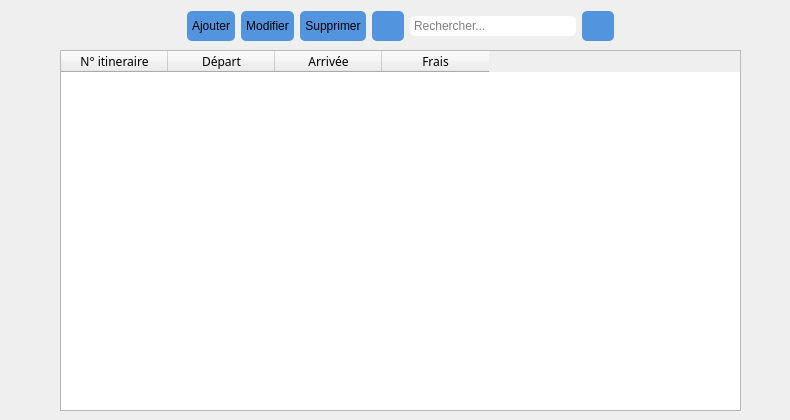
       <widget class="QWidget" name="page_2">
        <widget class="QWidget" name="layoutWidget_3">
         <property name="geometry">
          <rect>
           <x>20</x>
           <y>10</y>
           <width>761</width>
           <height>32</height>
          </rect>
         </property>
         <layout class="QHBoxLayout" name="horizontalLayout_6">
          <item>
           <spacer name="horizontalSpacer_5">
            <property name="orientation">
             <enum>Qt::Horizontal</enum>
            </property>
            <property name="sizeHint" stdset="0">
             <size>
              <width>40</width>
              <height>20</height>
             </size>
            </property>
           </spacer>
          </item>
          <item>
           <widget class="QPushButton" name="Ajoutpalce_2">
            <property name="minimumSize">
             <size>
              <width>40</width>
              <height>30</height>
             </size>
            </property>
            <property name="styleSheet">
             <string notr="true">color: rgb(0, 0, 0);
font: 10pt &quot;Century Gothic&quot;;
background-color: rgb(82, 148, 222);
border-radius: 5px;
padding: 0 5%;</string>
            </property>
            <property name="text">
             <string>Ajouter</string>
            </property>
            <property name="icon">
             <iconset resource="res.qrc">
              <normaloff>:/image/image/icons8-plus-480.png</normaloff>:/image/image/icons8-plus-480.png</iconset>
            </property>
           </widget>
          </item>
          <item>
           <widget class="QPushButton" name="Modifplace_2">
            <property name="minimumSize">
             <size>
              <width>40</width>
              <height>30</height>
             </size>
            </property>
            <property name="styleSheet">
             <string notr="true">color: rgb(0, 0, 0);
font: 10pt &quot;Century Gothic&quot;;
background-color: rgb(82, 148, 222);
border-radius: 5px;
padding: 0 5%;</string>
            </property>
            <property name="text">
             <string>Modifier</string>
            </property>
            <property name="icon">
             <iconset resource="res.qrc">
              <normaloff>:/image/image/icons8-modifier-480.png</normaloff>:/image/image/icons8-modifier-480.png</iconset>
            </property>
           </widget>
          </item>
          <item>
           <widget class="QPushButton" name="suprimerplace_2">
            <property name="minimumSize">
             <size>
              <width>40</width>
              <height>30</height>
             </size>
            </property>
            <property name="styleSheet">
             <string notr="true">color: rgb(0, 0, 0);
font: 10pt &quot;Century Gothic&quot;;
background-color: rgb(82, 148, 222);
border-radius: 5px;
padding: 0 5%;</string>
            </property>
            <property name="text">
             <string>Supprimer</string>
            </property>
            <property name="icon">
             <iconset resource="res.qrc">
              <normaloff>:/image/image/icons8-effacer-480 (1).png</normaloff>:/image/image/icons8-effacer-480 (1).png</iconset>
            </property>
           </widget>
          </item>
          <item>
           <widget class="QPushButton" name="actualiseritineraire">
            <property name="minimumSize">
             <size>
              <width>30</width>
              <height>30</height>
             </size>
            </property>
            <property name="styleSheet">
             <string notr="true">background-color: rgb(82, 148, 222);
border-radius: 5px;
</string>
            </property>
            <property name="text">
             <string/>
            </property>
            <property name="icon">
             <iconset resource="res.qrc">
              <normaloff>:/image/image/icons8-rafraîchir-480.png</normaloff>:/image/image/icons8-rafraîchir-480.png</iconset>
            </property>
            <property name="iconSize">
             <size>
              <width>20</width>
              <height>20</height>
             </size>
            </property>
           </widget>
          </item>
          <item>
           <widget class="QLineEdit" name="Chercher_3">
            <property name="styleSheet">
             <string notr="true">color: black;
font: 10pt &quot;Century Gothic&quot;;
background-color: rgb(255,255,255);
border-radius: 5px;
padding: 2% 2%;</string>
            </property>
            <property name="placeholderText">
             <string>Rechercher...</string>
            </property>
           </widget>
          </item>
          <item>
           <widget class="QPushButton" name="find_2">
            <property name="minimumSize">
             <size>
              <width>30</width>
              <height>30</height>
             </size>
            </property>
            <property name="styleSheet">
             <string notr="true">background-color: rgb(82, 148, 222);
border-radius: 5px;</string>
            </property>
            <property name="text">
             <string/>
            </property>
            <property name="icon">
             <iconset resource="res.qrc">
              <normaloff>:/image/image/icons8-chercher-30.png</normaloff>:/image/image/icons8-chercher-30.png</iconset>
            </property>
            <property name="iconSize">
             <size>
              <width>20</width>
              <height>20</height>
             </size>
            </property>
           </widget>
          </item>
          <item>
           <spacer name="horizontalSpacer_9">
            <property name="orientation">
             <enum>Qt::Horizontal</enum>
            </property>
            <property name="sizeHint" stdset="0">
             <size>
              <width>40</width>
              <height>20</height>
             </size>
            </property>
           </spacer>
          </item>
         </layout>
        </widget>
        <widget class="QTableWidget" name="itinerairetab">
         <property name="geometry">
          <rect>
           <x>60</x>
           <y>50</y>
           <width>681</width>
           <height>361</height>
          </rect>
         </property>
         <property name="editTriggers">
          <set>QAbstractItemView::NoEditTriggers</set>
         </property>
         <attribute name="horizontalHeaderDefaultSectionSize">
          <number>107</number>
         </attribute>
         <column>
          <property name="text">
           <string>N° itineraire</string>
          </property>
          <property name="font">
           <font>
            <family>Century Gothic</family>
           </font>
          </property>
         </column>
         <column>
          <property name="text">
           <string>Départ</string>
          </property>
          <property name="font">
           <font>
            <family>Century Gothic</family>
           </font>
          </property>
         </column>
         <column>
          <property name="text">
           <string>Arrivée</string>
          </property>
          <property name="font">
           <font>
            <family>Century Gothic</family>
           </font>
          </property>
         </column>
         <column>
          <property name="text">
           <string>Frais</string>
          </property>
          <property name="font">
           <font>
            <family>Century Gothic</family>
           </font>
          </property>
         </column>
        </widget>
       </widget>
